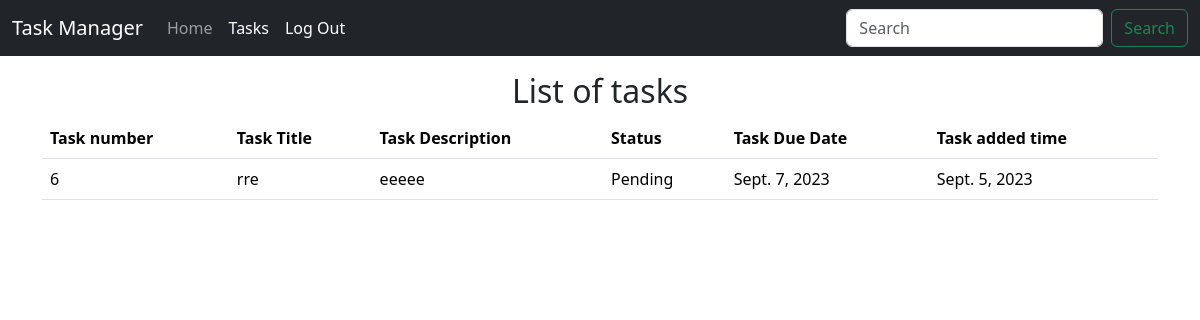
The app's page /details/6 (signed in) with its own data.
### home/models.py (models this page shows, shortened)
class Task(models.Model):
        id=models.AutoField(primary_key=True)
        taskTitle = models.CharField(max_length=30)
        taskDesc = models.TextField()
        date_field= models.DateField()
        time = models.DateField(auto_now_add=True)
        PENDING="Pending"
        COMPLETED="Completed"
        PROGRESS="Progress"
        STATUS=[
                (PENDING,'Pending'), (COMPLETED,'Completed'), (PROGRESS,'Progress')
        ]
        status=models.CharField(max_length=200, choices=STATUS, default=PENDING)

### home/views.py (the view)
# urls.py: path('details/<int:id>', views.details,name='details'),
@login_required(login_url='login')
def details(request,id):
    if request.method == "POST":
        task = Task.objects.get(id=id)
    task=task = Task.objects.get(id=id)
    context={'id': task.id,'title': task.taskTitle, 'description': task.taskDesc, 'status':task.status,'date':task.date_field,'time':task.time}
    return render(request,'details.html',context)

### templates/details.html (shortened to what this page needs)
<!doctype html>
<html lang="en">
  <head>
    <link href="https://cdn.jsdelivr.net/npm/bootstrap@5.3.1/dist/css/bootstrap.min.css" rel="stylesheet">
  </head>
  <body>
    <nav class="navbar navbar-expand-lg navbar-dark bg-dark">
        <div class="container-fluid">
          <a class="navbar-brand" href="/home">Task Manager</a>
          <div class="collapse navbar-collapse" id="navbarSupportedContent">
            <ul class="navbar-nav me-auto mb-2 mb-lg-0">
              <li class="nav-item">
                <a class="nav-link " aria-current="page" href="/home">Home</a>
              </li>
              <li class="nav-item">
                <a class="nav-link active" href="/tasks">Tasks</a>
              </li>
              <li class="nav-item">
                <a class="nav-link active" href="{% url 'logout' %}">Log Out</a>
              </li>
            </ul>
            <form class="d-flex" role="search">
              <input class="form-control me-2" type="search" placeholder="Search" aria-label="Search">
              <button class="btn btn-outline-success" type="submit">Search</button>
            </form>
          </div>
        </div>
      </nav>
      <div class="container my-3">
        <h2 class="text-center">List of tasks</h2>
        <table class="table">
            <thead>
              <tr>
                <th scope="col">Task number</th>
                <th scope="col">Task Title</th>
                <th scope="col">Task Description</th>
                <th scope="col">Status</th>
                <th scope="col">Task Due Date</th>
                <th scope="col">Task added time</th>
              </tr>
            </thead>
            <tbody>
              <tr>
                <td>{{id}}</td>
                <td>{{title}}</td>
                <td>{{description}}</td>
                <td>{{status}}</td>
                <td>{{date}}</td>
                <td>{{time}}</td>
              </tr>
            </tbody>
          </table>
      </div>
  </body>
</html>

### records on screen
Task: taskTitle "rre", taskDesc "eeeee", status "Pending", date_field "Sept. 7, 2023", time "Sept. 5, 2023"

### other values on screen
{{ id }} "6"
